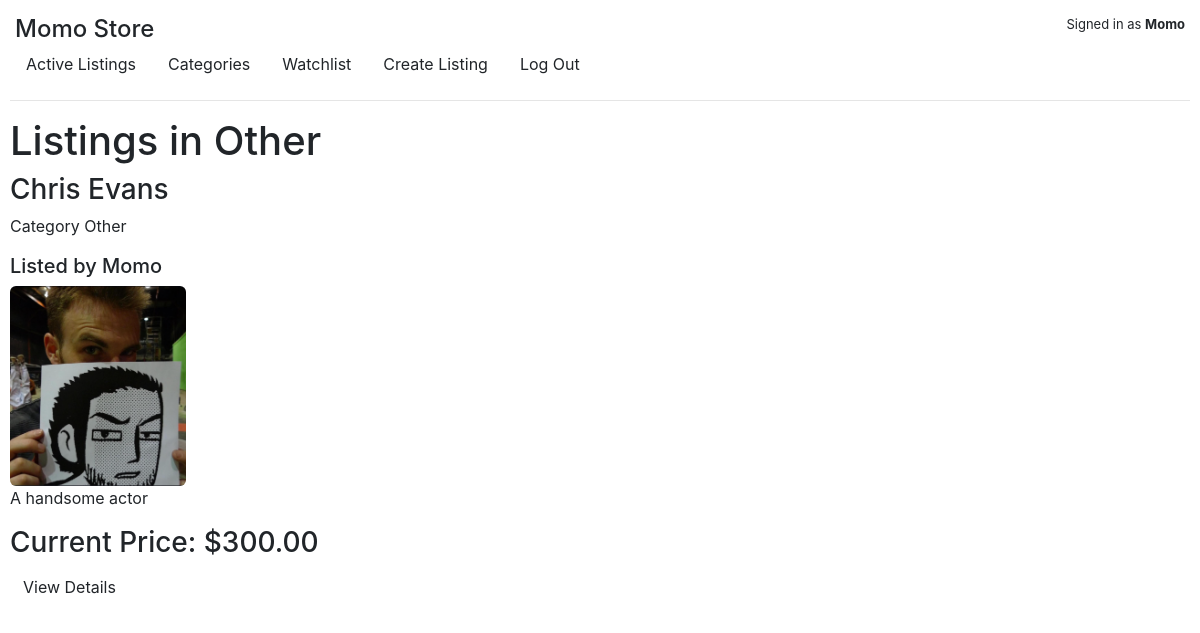
The page /category/Other/ (signed in) on the database its author committed.
### auctions/models.py (models this page shows, shortened)
class User(AbstractUser):
    name = models.CharField(max_length=64)
    email = models.EmailField(max_length=64)
    password = models.CharField(max_length=64)

class Listing(models.Model):
    name = models.CharField(max_length=64)
    description = models.TextField()
    seller = models.ForeignKey(settings.AUTH_USER_MODEL,
        on_delete=models.CASCADE,
        related_name="listings",
    )
    bid = models.DecimalField(max_digits=10, decimal_places=2)
    comment = models.TextField()
    category = models.CharField(max_length=64, choices=CATEGORY_CHOICES)
    image = models.ImageField(upload_to='listing_images/', blank=True, null=True)
    is_active = models.BooleanField(default=True)
    winner = models.ForeignKey(settings.AUTH_USER_MODEL,
        on_delete=models.SET_NULL,
        null=True,
        blank=True,
        related_name="won_auctions")

### auctions/views.py (the view)
# urls.py: path('category/<str:category_name>/', views.category_listings, name='category_listings'),
def category_listings(request, category_name):
        valid_categories = [choice[0] for choice in CATEGORY_CHOICES]
        if category_name not in valid_categories:
            return render(request, "auctions/categories.html", {
                "error": "Category not found."
            })
        listings = Listing.objects.filter(category = category_name)
        return render(request, "auctions/categories.html", {
            "category_name": category_name,
            "listings": listings,
        })

### auctions/templates/auctions/categories.html (shortened to what this page needs)
{% extends "auctions/layout.html" %}
{% block body %}
{% if listings %}
<h1>Listings in {{ category_name }}</h1>
<ul>
    {% for listing in listings %}
        <li>
            <h3>{{ listing.name }}</h3>
            <p>Category {{ listing.category }}</p>
            <h5>Listed by {{ listing.seller.username }}</h5>
            {% if listing.image %}
                <img class="img" src="{{ listing.image.url }}" alt="image for {{ listing.name }}" />
            {% endif %}
            <p>{{ listing.description }}</p>
            <h3>Current Price: ${{ listing.bid }}</h3>
            <a href="{% url 'listing' listing.id %}" class="btn">View Details</a>
        </li>
    {% endfor %}
</ul>
{% else %}
    {% if category_name %}
        <p>No listings in this category.</p>
    {% endif %}
{% endif %}
{% endblock %}

### auctions/templates/auctions/layout.html (shortened to what this page needs)
{% load static %}
<!DOCTYPE html>
<html lang="en">
    <head>
        <link rel="stylesheet" href="https://stackpath.bootstrapcdn.com/bootstrap/4.4.1/css/bootstrap.min.css">
        <link href="{% static 'auctions/styles.css' %}" rel="stylesheet">
    </head>
    <body>
        <div class="header">
            <h1 class="logo-text">Momo Store</h1>
            <div class="authenticated">
                {% if user.is_authenticated %}
                    Signed in as <strong>{{ user.username }}</strong>
                {% else %}
                    Not signed in
                {% endif %}
            </div>
        </div>
        <div class="navigation">
            <ul class="nav">
                <li class="nav-item">
                    <a class="nav-link" href="{% url 'index' %}">Active Listings</a>
                </li>
                <li class="nav-item">
                    <a class="nav-link" href="{% url 'categories' %}">Categories</a>
                </li>
                {% if user.is_authenticated %}
                <li class="nav-item">
                    <a class="nav-link" href="{% url 'watchlist' %}">Watchlist</a>
                </li>
                <li class="nav-item">
                    <li class="nav-item">
                        <a class="nav-link" href="{% url 'create' %}">Create Listing</a>
                    </li>
                    <a class="nav-link" href="{% url 'logout' %}">Log Out</a>
                </li>
                {% endif %}
            </ul>
        </div>
        <hr>
        {% block body %}
        {% endblock %}
    </body>
</html>

### auctions/static/auctions/styles.css (style rules this page uses)
body { padding: 10px; }
.header { padding: 5px; display: flex; flex-direction: row; justify-content: space-between; }
.logo-text { font-size: 1.5em; margin-bottom: -5px; }
.authenticated { font-size: 13px; }
.nav-link { color: inherit; }
.img { border-radius: 6px; width: auto; max-width: 200px; height: auto; max-height: 200px; }
ul { list-style: none !important; padding: 0 !important; margin: 0 !important; }

### rows shown on the page
User: username "Momo"
Listing: category "Other", name "Chris Evans", seller.username "Momo", image (picture), description "A handsome actor", bid "300.00"
